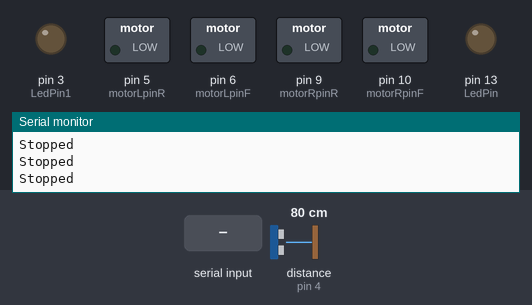
Recording of a sketch running on a simulated Arduino Uno, built with avr-gcc and run on an emulated ATmega328P. Shown: switched loads named in the sketch (green lamp = pin HIGH), output pins drawn as LEDs (lit = HIGH), the last lines printed to the serial monitor. Wiring (inferred from the names in the program): ultrasonic range finder: trigger pin 2; echo pin 4. Dashed ring = blinking. Inputs (shaded band) come from the test bench; at power-on: distance to the obstacle (sensor on pin 4) 80 cm. The echo pulse lasts 58.3 µs per cm; pins used as bus, display or sensor lines are not drawn.

Above: at 1.2 s.
1.3 s: "1\n" received over the second serial link
At 1.7 s:
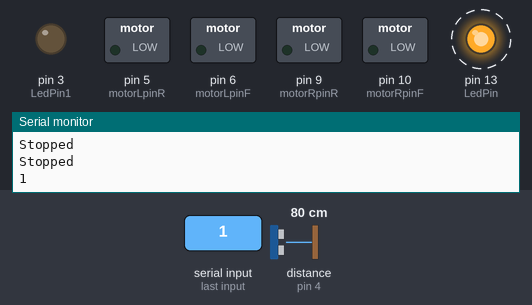
4.3 s: "x\n" received over the second serial link
At 4.8 s:
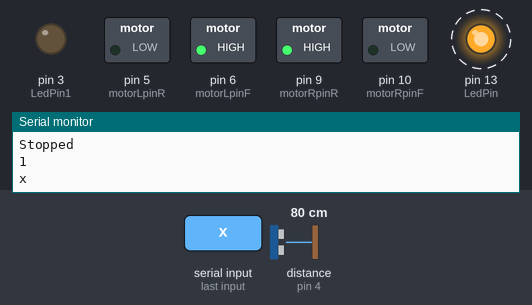
7.3 s: "y\n" received over the second serial link
At 8.0 s:
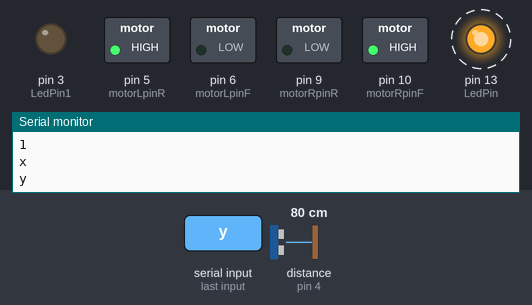
10.3 s: "g\n" received over the second serial link
At 11.1 s:
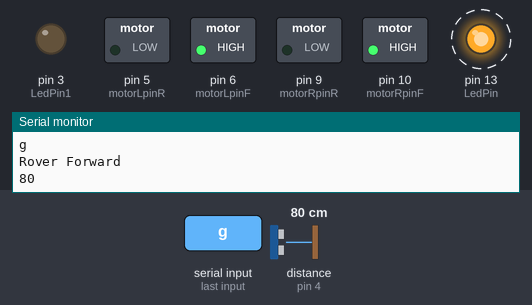
13.3 s: "p90\n" received over the second serial link
At 14.3 s:
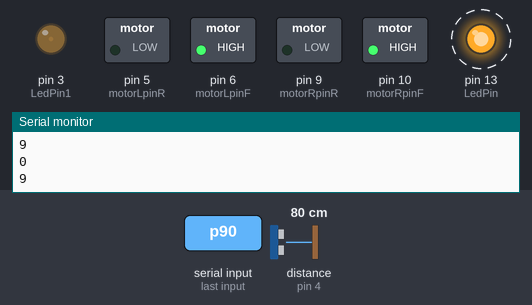
16.3 s: distance to the obstacle (sensor on pin 4) set to 23 cm
19.3 s: distance to the obstacle (sensor on pin 4) set to 18 cm
At 20.4 s:
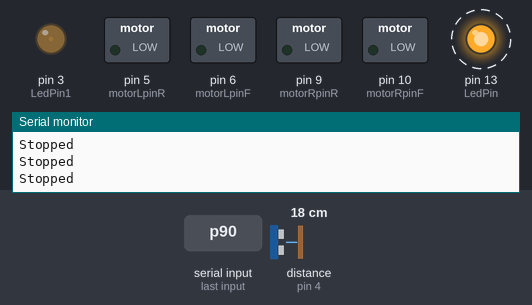
Timing chart, 0 to 23.3 s (numbered marks = the images above; inputs shaded):
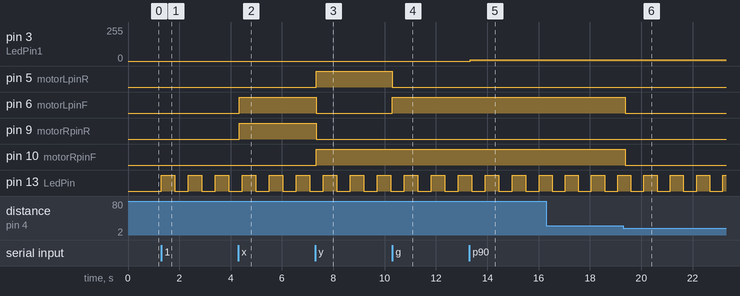

The sketch:

androidRover.ino
```cpp
// android controlled rover


#define SONAR_TRIGGER_PIN     2
#define SONAR_ECHO_PIN        4
#define motorRpinF 10
#define motorRpinR 9
#define motorLpinF 6
#define motorLpinR 5
#define LedPin 13
#define LedPin1 3

#include <SoftwareSerial.h>
SoftwareSerial BTSerial(11, 12); // RX | TX
char btChar[5];
unsigned int range = 0 , interval = 250, interval1 = 500 ;
unsigned long currentMillis = 0, previousMillis = 0;
int temp = 0 , i = 0 ,  Sint[6];
boolean Heading = HIGH , ledState = LOW, BtledState = LOW;
//int motor_func(int motorRf , int motorRr, int motorLf, int motorLr);

void setup() {


  Serial.begin(9600);
  Serial.println("Wwlcome To Android Controlled Rover");
  BTSerial.begin(115200);  // HC-05 default speed in AT command more
  pinMode(motorRpinF, OUTPUT);
  pinMode(motorRpinR, OUTPUT);
  pinMode(motorLpinF, OUTPUT);
  pinMode(motorLpinR, OUTPUT);
  pinMode(LedPin, OUTPUT);
  pinMode(LedPin1, OUTPUT);
  pinMode(SONAR_TRIGGER_PIN, OUTPUT);
  pinMode(SONAR_ECHO_PIN, INPUT);
}

void loop() {


           currentMillis = millis();

         if(currentMillis - previousMillis >= interval)
        {
            range = measure_distance();
          //  Serial.println(range);
        }


            while (BTSerial.available())
              {

                  for( i= 0 ; i < 6; i++)
                        {
                          btChar[i] = BTSerial.read();
                          Serial.println(btChar[i]);
                          if (btChar[i] == '\n')
                          break;
                        }
              }


                for (int j = 0 ; j <6 ; j ++)
                {
                  Sint[j] =  btChar[j] - 48;
                 // Serial.println(Sint[j]);
                }


            if (btChar[0] == '1')
            {
               BtledState = HIGH;
            }
            if (btChar[0] == '0')
            {
               BtledState = LOW;
            }

             if (btChar[0] == 'p'){
            //Serial.println(i);
            {
              if (i == 3) temp = Sint[1] ;

              if (i == 4) temp = (Sint[1] *10)  + (Sint[2]);

              if (i == 5) temp = (Sint[1] *100)  + (Sint[2]*10) + (Sint[3]);
            Serial.println(temp);
            analogWrite(LedPin1, temp);
             }

            }


           if (btChar[0] == 'F')                                 // Check if forward
                    {
                      if (btChar[1] == 'f')
                      {
                        Heading = HIGH;
                        Serial.println("Rover Forward");
                      }
                    }

            if (btChar[0] == 'R')                                 // check if backward
                    {
                      if (btChar[1] == 'r')
                      {
                        Heading = LOW;
                        Serial.println("Rover Reverse");
                      }
                    }


            if ( range > 10)
            {


                    if (btChar[0] == 'x')                                 // Spin clockwise
                    {
                         motor_func( 0 , 255,  255,  0);
                    }
                   if (btChar[0] == 'y')                                 // Spin clockwise
                    {
                         motor_func( 255 , 0,  0,  255);
                    }
                      if (Heading == HIGH)
                      {
                            if( btChar[0] == 'g' )
                          {
                                 motor_func( 255 , 0,  255,  0);
                                 Serial.println("Rover Forward");
                                 Serial.println(range);
                          }
                          if( btChar[0] == 's')
                          {
                                 motor_func( 0 , 0,  0,  0);
                                 Serial.println("Rover Stop");

                          }
                          if( btChar[0] == 'l')
                          {
                                 motor_func( 255 , 0,  75,  0);
                                 Serial.println("Rover Left");

                          }
                          if( btChar[0] == 'r')
                          {
                                 motor_func( 75 , 0,  255,  0);
                                 Serial.println("Rover Right");
                          }
                      }


                 }


           if (Heading == LOW)
                      {
                            if( btChar[0] == 'g' )
                          {
                                 motor_func( 0 , 0,  0,  0);
                                 Serial.println("Rover Stop");
                                // Serial.println(range);
                          }
                          if( btChar[0] == 's')
                          {
                                 motor_func( 0 , 240,  0,  255);
                                 Serial.println("Rover Reverse");

                          }
                          if( btChar[0] == 'l')
                          {
                                 motor_func( 0 , 255,  0,  75);
                                 Serial.println("Rover Rev Left");

                          }
                          if( btChar[0] == 'r')
                          {
                                 motor_func( 0 , 75,  0,  255);
                                 Serial.println("Rover Rev Right");
                          }
                    }


          else if (range < 20)
          {
            motor_func( 0 , 0,  0,  0);
            Serial.println("Stopped");
          }

          for(int i= 0 ; i < 5; i++)
                  {
                    btChar[i] = '\0';
                  }


      if(BtledState == HIGH )
      {
          if(currentMillis - previousMillis >= interval1)
          {

            previousMillis = currentMillis;
             if (ledState == LOW)
                ledState = HIGH;
             else
                ledState = LOW;

            digitalWrite(LedPin, ledState);
          }
      }
      if (BtledState == LOW)
      {
        digitalWrite(13, LOW);
      }
  }


unsigned int measure_distance()
{
   // Trigger the SRF05:
   digitalWrite(SONAR_TRIGGER_PIN, HIGH);
   delayMicroseconds(10);
   digitalWrite(SONAR_TRIGGER_PIN, LOW);

   // Wait for Echo Pulse
   unsigned long pulse_length = pulseIn(SONAR_ECHO_PIN, HIGH);

   // Ensure the ultrasonic "beep" has faded away
   delay(50);

   // Convert Pulse to Distance (inches)
   // pulse_length/58 = cm or pulse_length/148 = inches
   return( (unsigned int) (pulse_length / 58) );
}

int motor_func(int motorRf , int motorRr, int motorLf, int motorLr)
{
   analogWrite(motorRpinF,motorRf );
   analogWrite(motorRpinR,motorRr );
   analogWrite(motorLpinF,motorLf );
   analogWrite(motorLpinR,motorLr );

}
```

Measured:
- the behaviour switches between 21 and 20 cm on distance to the obstacle (sensor on pin 4) (found by bisection; images 5 and 6)
- after the input at 1.3 s, pin 13 (LedPin): alternates HIGH for 0.53 s and LOW for 0.53 s, starting at once
- after the input at 4.3 s, pin 6 (motorLpinF), pin 9 (motorRpinR): LOW → HIGH at once
- after the input at 7.3 s, pin 5 (motorLpinR), pin 10 (motorRpinF): LOW → HIGH at once; pin 6 (motorLpinF), pin 9 (motorRpinR): HIGH → LOW at once
- after the input at 10.3 s, pin 5 (motorLpinR): HIGH → LOW at once; pin 6 (motorLpinF): LOW → HIGH at once
- after the input at 13.3 s, pin 3 (LedPin1): 0/255 → 9/255 at once
- after the input at 19.3 s, pin 6 (motorLpinF), pin 10 (motorRpinF): HIGH → LOW after 0.08 s
